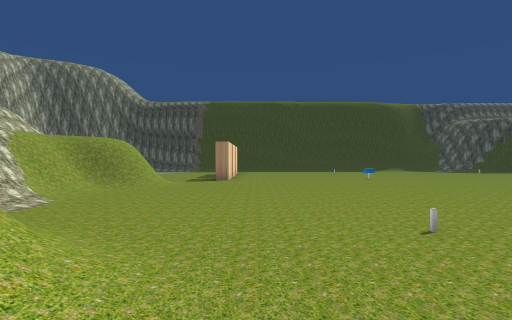
View 1 (above)

24 first-person views from a walk through a 3-D level made in the Unity game engine. The camera is 1.5 m above the floor, looks level and sees 80° across. The floor is counted in squares, 2 m on a side. Each view is taken from the middle of a square. On the plan, view 1 faces up. The plan holds only what a view shows up to about 10 squares ahead; the rest is blank. The place goes on beyond the plan. The player character is not drawn. Some surface patterns are stand-ins.

View 2
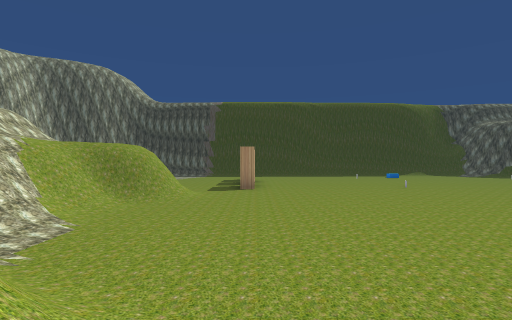

View 3
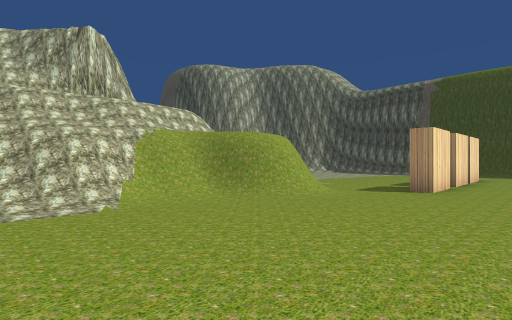

View 4
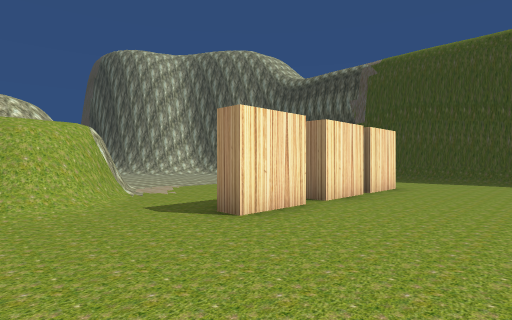

View 5
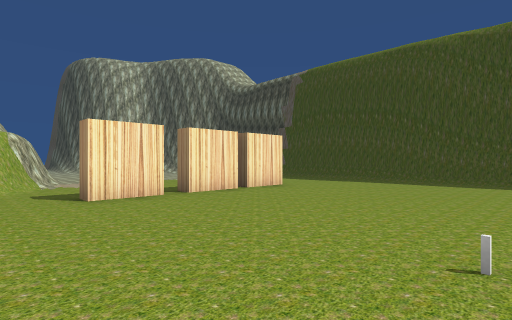

View 6
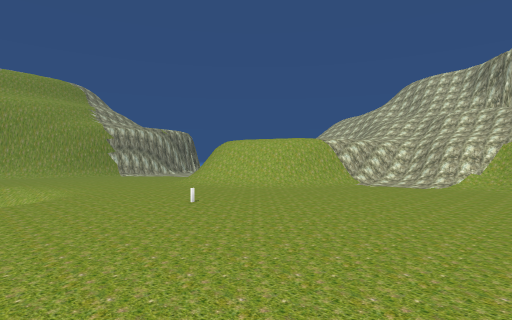

View 7
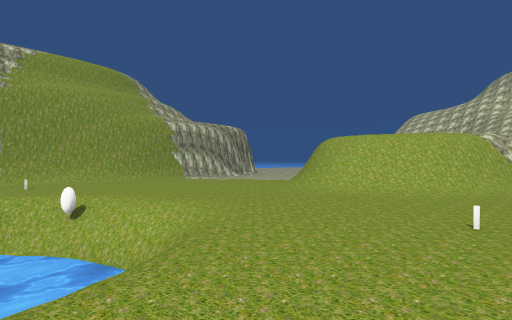

View 8
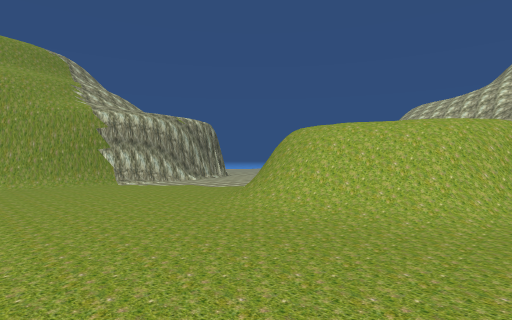

View 9
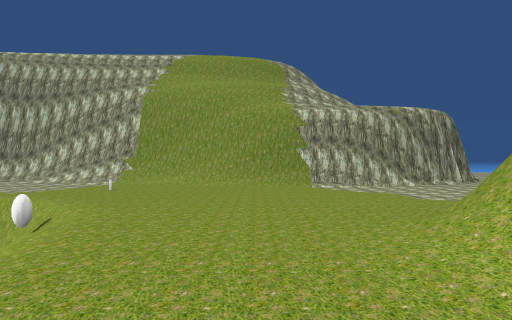

View 10
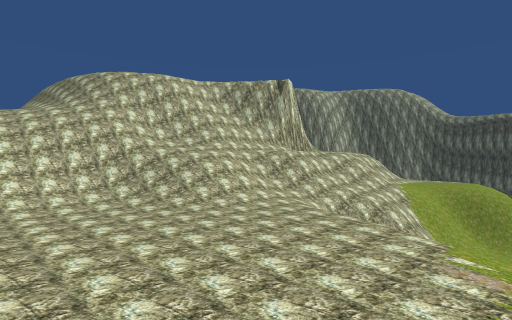

View 11
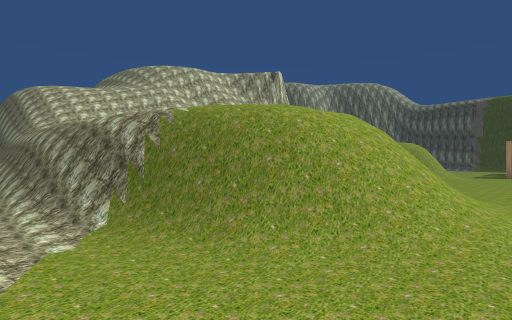

View 12
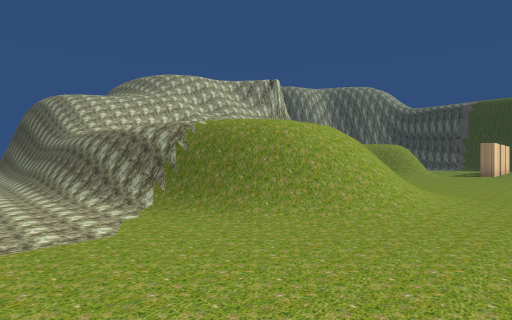

View 13
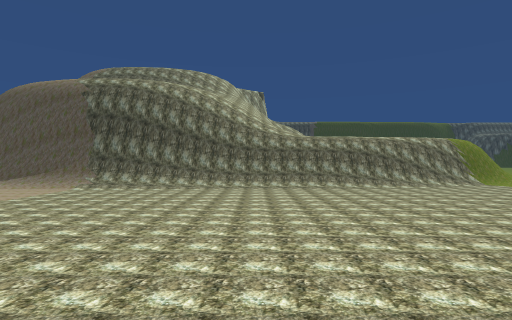

View 14
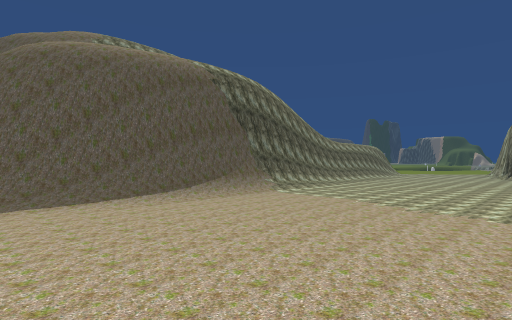

View 15
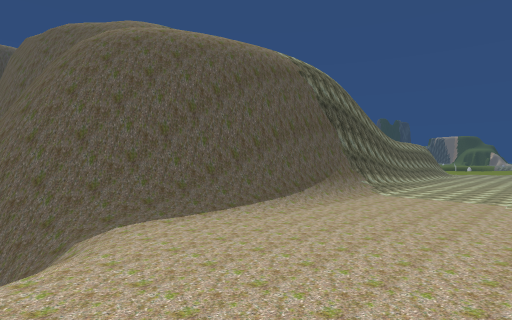

View 16
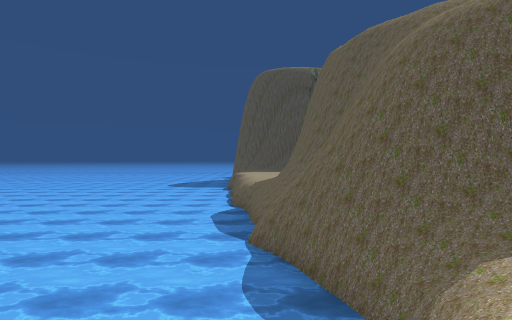

View 17
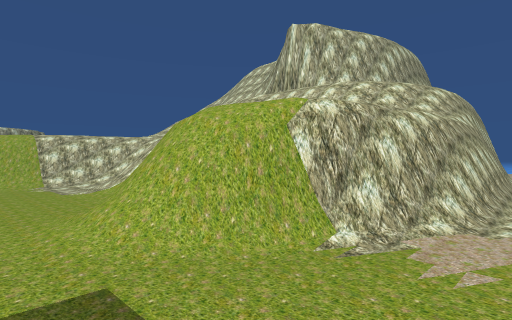

View 18
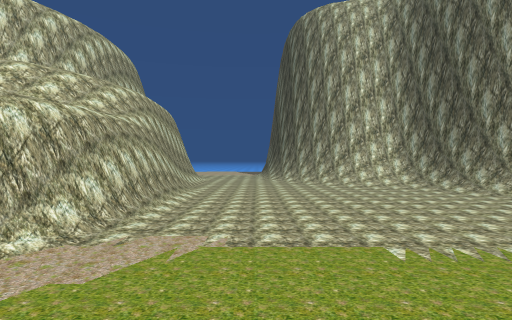

View 19
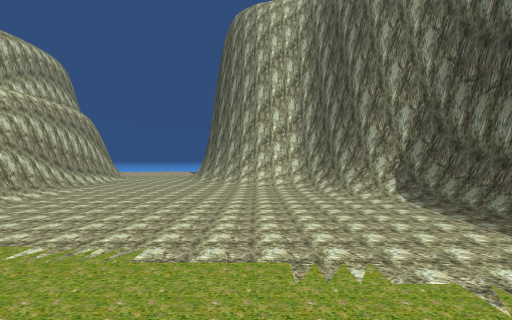

View 20
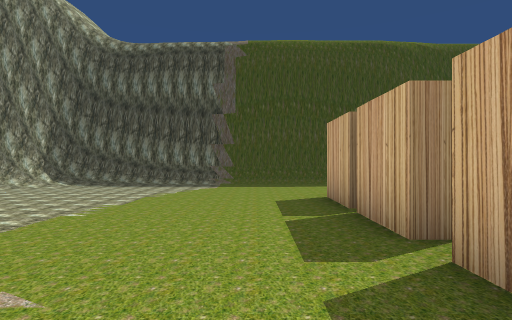

View 21
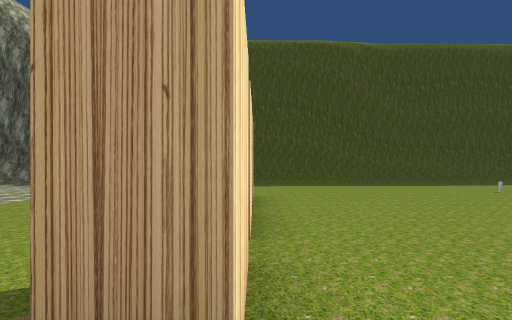

View 22
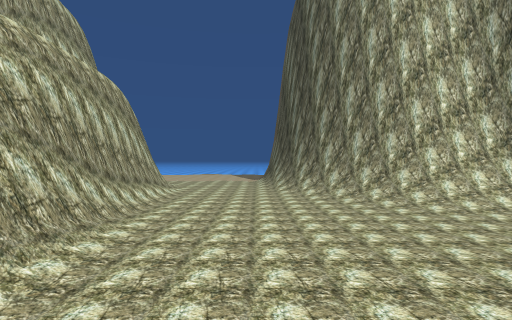

View 23
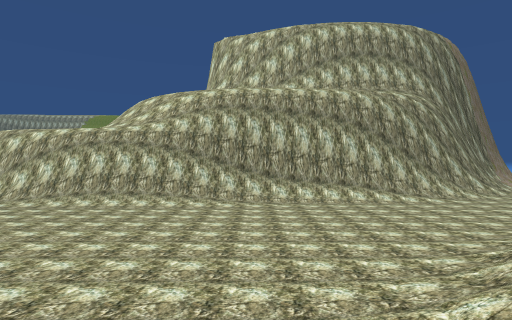

View 24
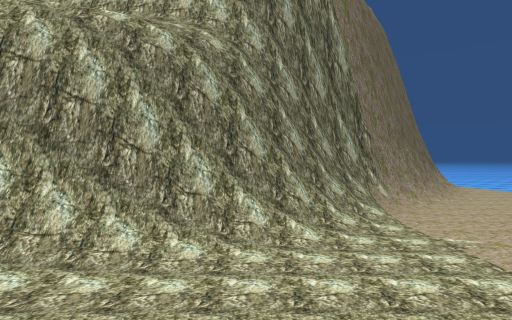

### Floor plan
Key: @ floor where view 1 was taken; # wall or solid block; x gap in a wall; . main floor; - floor 1.25 m lower than the main floor; : floor 2.75 m higher than the main floor; + floor 3 m higher than the main floor; * floor 5 m higher than the main floor; / step, stairs or slope; = window, fence, low wall or low ledge; ≈ water the walk keeps out of; v drop or lower ground.
Columns run from 24 left of view 1 to 6 right of it. Each row starts with its distance up from view 1.
 21                ################
 20               ###/////////.....
 19             ###................
 18            ##/................
 17            #/..........#.....
 16          ###/..........x.....
 15        ####............#......
 14        ................x......
 13        ................x......
 12       ....##vv#####/...#......
 11      ../###v///=/++##..........
 10     ../####//  *//++#/.........
  9     ./##vvv####*////=/.........
  8    ./##      /#////=/..........
  7   ./##        /#///v/..........
  6   //#v       /#////=/.........
  5      /       #////=/..........
  4 ≈≈/# v      /=/////=/..........
  3 ≈≈≈##v/     /#//////##/.......
  2 ≈≈≈=#x#/  ////////+++/=/...../
  1 ≈≈≈# v=vvvv=/////++++://..../≈
  0 ≈≈≈#v/      ////++++++//@../≈≈≈
 -1 ≈≈≈vv//      ///+++++:=/.../≈≈≈
 -2 ≈≈≈-##v/////////+++/##=/..../≈
 -3 ≈≈≈≈/##########===#v#......./#≈
 -4    ≈//////////////............v
 -5    ............................
 -6   . ...........................
 -7    .................#######//..
 -8      .............###     #####
 -9     . .... .......
-10             .....
-11              ...
-12               .

Positions as (right, up) in squares from view 1, and headings:
1: (0, 0), facing up
2: (-1, 1), facing up
3: (1, 4), facing up-left
4: (2, 9), facing up-left
5: (5, 10), facing up-left
6: (5, 8), facing down-left
7: (6, 4), facing down-left
8: (3, 3), facing down-left
9: (1, 2), facing down
10: (-3, -1), facing up-left
11: (0, -4), facing up-left
12: (1, -5), facing up-left
13: (-10, -12), facing up
14: (-20, -9), facing up-right
15: (-21, -7), facing up-right
16: (-22, -6), facing up
17: (-2, 13), facing down-left
18: (-3, 14), facing left
19: (-3, 17), facing left
20: (-3, 11), facing up
21: (-1, 11), facing up
22: (-7, 14), facing left
23: (-11, 18), facing down
24: (-16, 14), facing down
